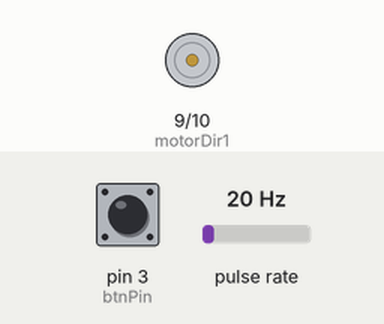
Simulated run of this sketch. Board: Arduino Uno, built with avr-gcc and run on an emulated ATmega328P. Shown: motor-driver pin pairs drawn as motors (green arrow = first pin HIGH = forward, orange = second pin HIGH = backward, longer = more drive, scaled by the enable pin). Wiring (inferred from the names in the program): pulse sensor: data pin 2. Inputs (shaded band) come from the test bench; at power-on: pin 3 (btnPin) HIGH, pulse rate 20 Hz. What the sketch prints to the serial monitor is not drawn.

Above: at 0.6 s.
At 3.5 s:
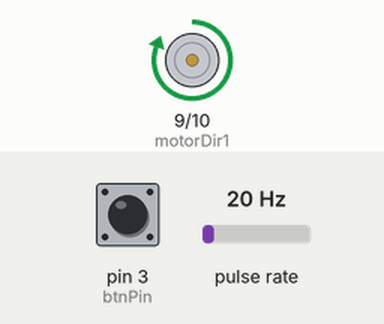
At 10.7 s:
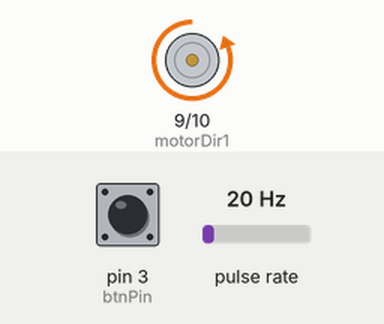
Timing chart, 0 to 18.7 s (numbered marks = the images above):
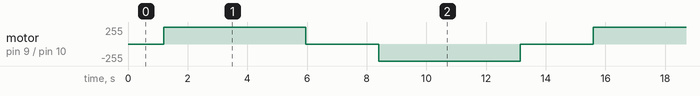

The sketch:

photo_motor_test002.ino
```cpp
const int sensorPin = 2; // 인터럽트를 설정할 핀 번호
const int motorSpeed = 8;
const int motorDir1 = 9;
const int motorDir2 = 10;
const int btnPin = 3;
volatile unsigned long lastPulseTime = 0;
volatile unsigned long pulseInterval = 0;
float rpm = 0;
int speed = 0;
const int teethCount = 23;
volatile int cnt = 0;
volatile bool directionChanged = false;
volatile int dir = 0;//0 = CW, 1 = CCW
volatile unsigned long lastDebounceTime = 0;
const unsigned long debounceDelay = 200; // 디바운싱을 위한 지연 시간 (마이크로초)

void onPulse() {
  unsigned long currentPulseTime = micros();
  if (currentPulseTime - lastPulseTime >= debounceDelay) { // 디바운싱 처리
    pulseInterval = (currentPulseTime - lastPulseTime);
    lastPulseTime = currentPulseTime;
    //if (!dir) return;
    if (cnt >= teethCount) {
      directionChanged = true;
    }
  }
}

void setup() {
  Serial.begin(9600);
  speed = 0;
  pinMode(sensorPin, INPUT_PULLUP);
  pinMode(motorSpeed, OUTPUT);
  pinMode(motorDir1, OUTPUT);
  pinMode(motorDir2, OUTPUT);
  pinMode(btnPin, INPUT_PULLUP);
  attachInterrupt(digitalPinToInterrupt(sensorPin), onPulse, RISING);
  dir = 1;
  analogWrite(motorSpeed, speed);
  digitalWrite(motorDir1, dir);
  digitalWrite(motorDir2, !dir);
  directionChanged = false;
}

void loop() {
  Serial.println(speed);
  Serial.println(directionChanged);
  if (directionChanged == false && speed < 240) {
    Serial.println("speedUP");
    speed += 10;
    analogWrite(motorSpeed, speed);
    delay(100);
    return;
  }

  if (directionChanged == true && speed > 10) {
    Serial.println("speedDOWN");
    speed -= 10;
    analogWrite(motorSpeed, speed);
    delay(100);
    return;
  }

  if (pulseInterval > 0) {
    rpm = (1000000.0 / pulseInterval) * (60.0 / teethCount);
    Serial.print("RPM: ");
    Serial.println(rpm);
    pulseInterval = 0; // 펄스 간격 초기화
    // if (dir) {
    //   cnt++;
    //   Serial.print("cnt++:: ");
    //   Serial.println(cnt);
    // }
          cnt++;
      Serial.print("cnt++:: ");
      Serial.println(cnt);
  }

  // 방향 변경을 메인 루프에서 처리
  if (directionChanged) {
    dir = !dir;
    cnt = 0;
    directionChanged = false;
    digitalWrite(motorDir1, dir);
    digitalWrite(motorDir2, !dir);
    Serial.print("Direction changed to: ");
    Serial.println(dir ? "Backward" : "Forward");
  }

  // 센서 핀의 상태 디버깅
  int sensorState = digitalRead(sensorPin);
  Serial.print("Sensor Pin State: ");
  Serial.println(sensorState);
  int btnState = digitalRead(btnPin);
  Serial.print("Btn Pin State: ");
  Serial.println(btnState);

  delay(100); // 0.5초마다 상태 출력
}
```

Measured:
- by itself, motor on pin 9 (motorDir1) / pin 10 (motorDir2): repeats every 14.4 s: stopped 2.4 s, backward 255/255 4.7 s, stopped 2.4 s, forward 255/255 4.7 s
